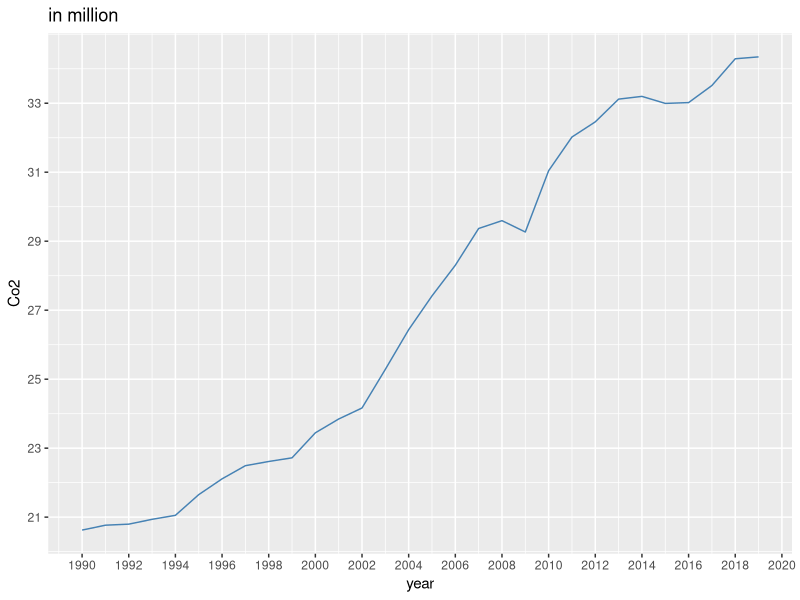
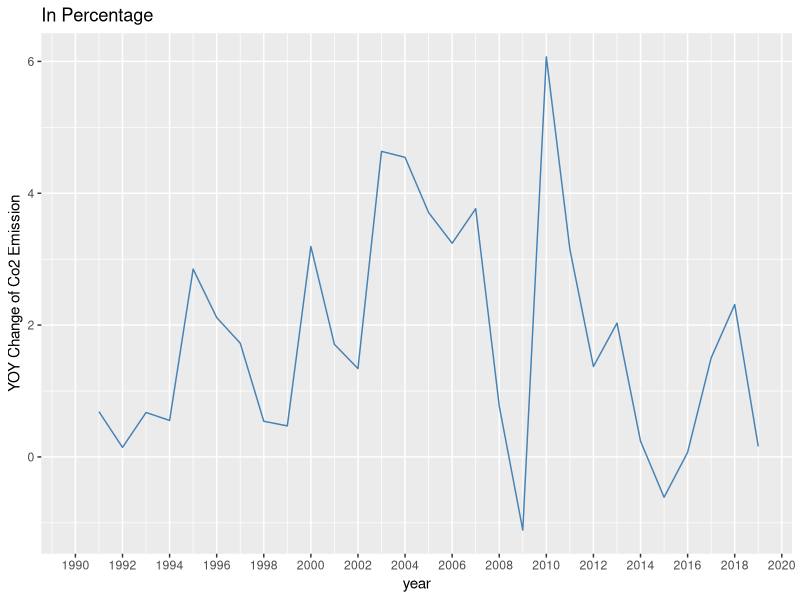
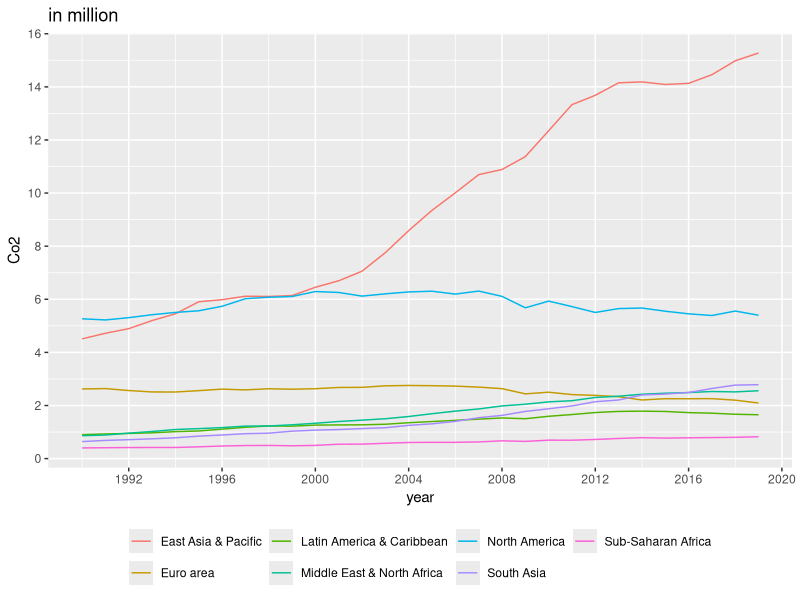
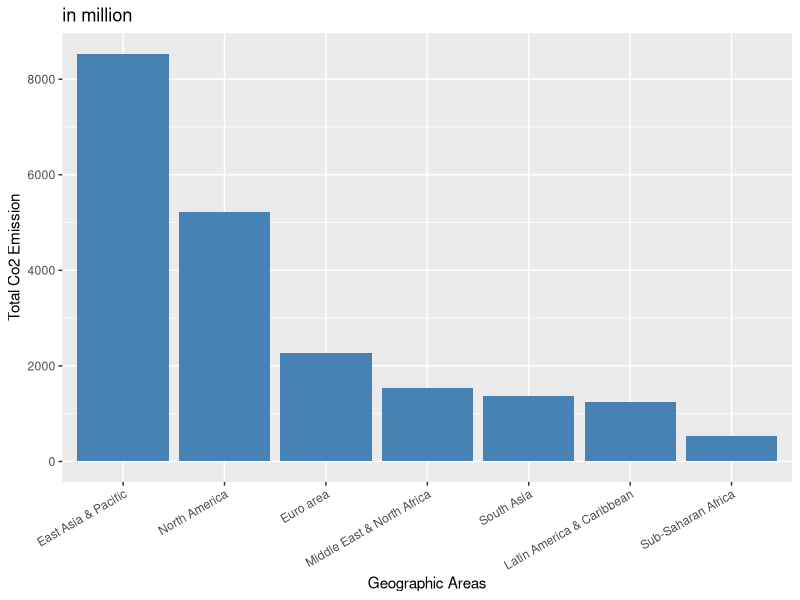
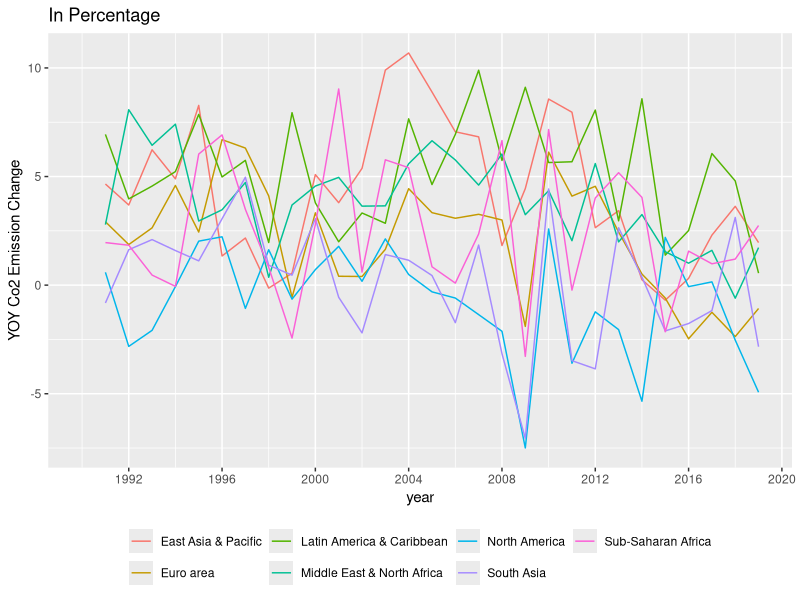
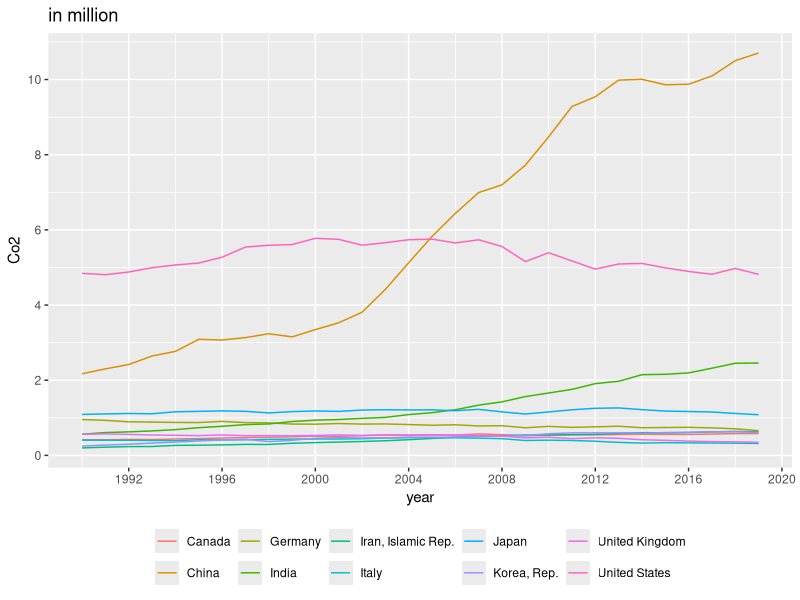
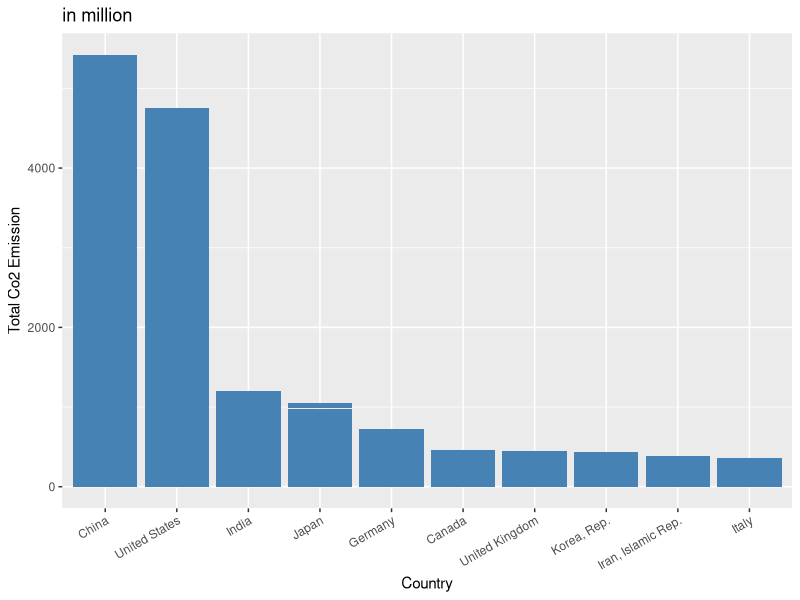
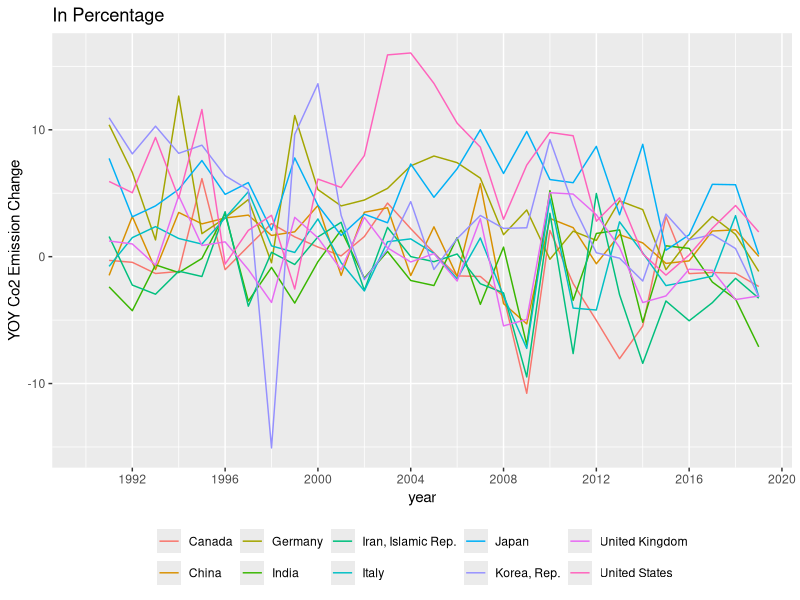

These figures' R source, in order:
## ---- chunk 1
knitr::opts_chunk$set(echo = TRUE)
## ---- chunk 2
setwd("D:/ComputationalTool/RStudy/GlobalClimateChange")
## ---- chunk 3
d <- read.csv("API_EN.ATM.CO2E.KT_DS2_en_csv_v2_4354173.csv", skip = 3)
## ---- chunk 4
library(tidyverse)
## ---- chunk 5
not_all_na <- function(x) any(!is.na(x))
d_comp <- select(d, where(not_all_na),
                            -"Indicator.Name", -"Indicator.Code")
## ---- chunk 6
world <- d_comp[d_comp$Country.Name == "World", ]
world_p <- pivot_longer(world, names_to = "year", values_to = "co2",
                               cols = starts_with("X"))
## ---- chunk 7
world_p$year <- as.numeric(substr(world_p$year, 2, 5))
## ---- chunk 8
library(ggplot2)
p1 <- ggplot(data = world_p, aes(x = year, y = co2/1000000))
p1 + geom_line(color = "steelblue") +
  scale_x_continuous(breaks = seq(1988, 2021, 2)) +
  scale_y_continuous(breaks = seq(17, 34, 2)) + ylab("Co2") +
  ggtitle("in million")
## ---- chunk 9
world_p$change <- (world_p$co2-dplyr::lag(world_p$co2))/dplyr::lag(world_p$co2)*100 
## ---- chunk 10
p1.1 <- ggplot(data = world_p, aes(x=year, y=change))
p1.1 + geom_line(color="steelblue") + 
  scale_x_continuous(breaks=seq(1988,2021,2))+
ylab("YOY Change of Co2 Emission") + 
  ggtitle("In Percentage")
## ---- chunk 11
d_comp$co2_total <- rowSums(d_comp[ ,3:32])
d_comp <- arrange(d_comp, desc(co2_total)) 
## ---- chunk 12
co2_area <- d_comp[d_comp$Country.Name %in% c("East Asia & Pacific", "North America", "Euro area", "Middle East & North Africa", "South Asia", "Latin America & Caribbean", "Sub-Saharan Africa"), ]

## ---- chunk 13
co2_area_p <- pivot_longer(co2_area, names_to="year", values_to = "co2", cols = starts_with("X"))
co2_area_p$year <- as.numeric(substr(co2_area_p$year, 2, 5)) 
co2_area_p <- arrange(co2_area_p, desc(co2_total))

## ---- chunk 14
p2 <- ggplot(data = co2_area_p, aes(x=year, y=co2/1000000, color=Country.Name))
p2 + geom_line() + 
  scale_x_continuous(breaks=seq(1988,2021,4))+
  scale_y_continuous(breaks=seq(0, 16, 2)) + ylab("Co2") + 
  ggtitle("in million") +
  theme(legend.position="bottom", legend.title = element_blank())
## ---- chunk 15
p3 <- ggplot(data = co2_area_p, aes(x=reorder(Country.Name, -co2_total), y=co2_total/1000000))
p3 + geom_bar(stat="identity", fill="steelblue") + 
  ggtitle("in million") +  ylab("Total Co2 Emission") + xlab("Geographic Areas") +
  theme(axis.text.x = element_text(angle = 30, hjust = 1)) 
## ---- chunk 16
co2_area_p %>%
  group_by(Country.Name) %>%
  summarise((co2-dplyr::lag(co2))/dplyr::lag(co2)*100) -> co2_area_p$change
## ---- chunk 17
co2_area_p$change <- co2_area_p$change$`(co2 - dplyr::lag(co2))/dplyr::lag(co2) * 100`
## ---- chunk 18
p2.1 <- ggplot(data = co2_area_p, aes(x=year, y=change, color=Country.Name))
p2.1 + geom_line() + 
  scale_x_continuous(breaks=seq(1988,2021,4))+
ylab("YOY Co2 Emission Change") + 
  ggtitle("In Percentage") +
  theme(legend.position="bottom", legend.title = element_blank())
## ---- chunk 19
country_data <- d_comp[c(15, 17, 30, 32, 36, 43:266), ]
country_10 <- country_data[c(1:8, 10:11), ]
## ---- chunk 20
country_10_pan <- pivot_longer(country_10, names_to="year", values_to = "co2", cols = starts_with("X"))
country_10_pan$year <- as.numeric(substr(country_10_pan$year, 2, 5)) 

## ---- chunk 21
p4 <- ggplot(data = country_10_pan, aes(x=year, y=co2/1000000, color=Country.Name))
p4 + geom_line() + 
  scale_x_continuous(breaks=seq(1988,2021,4))+
  scale_y_continuous(breaks=seq(0, 16, 2)) + ylab("Co2") + 
  ggtitle("in million") +
  theme(legend.position="bottom", legend.title = element_blank())
## ---- chunk 22
p5 <- ggplot(data = country_10_pan, aes(x=reorder(Country.Name, -co2_total), y=co2_total/1000000))
p5 + geom_bar(stat="identity", fill="steelblue") + 
  ggtitle("in million") +  ylab("Total Co2 Emission") + xlab("Country") +
  theme(axis.text.x = element_text(angle = 30, hjust = 1)) 
## ---- chunk 23
country_10_pan %>%
  group_by(Country.Name) %>%
  summarise((co2-dplyr::lag(co2))/dplyr::lag(co2)*100) -> country_10_pan$change
## ---- chunk 24
country_10_pan$change <- country_10_pan$change$`(co2 - dplyr::lag(co2))/dplyr::lag(co2) * 100`
## ---- chunk 25
p2.1 <- ggplot(data = country_10_pan, aes(x=year, y=change, color=Country.Name))
p2.1 + geom_line() + 
  scale_x_continuous(breaks=seq(1988,2021,4))+
ylab("YOY Co2 Emission Change") + 
  ggtitle("In Percentage") +
  theme(legend.position="bottom", legend.title = element_blank())
## ---- chunk 26
p2.2 <- ggplot(data = country_10_pan[1:150, ], aes(x=year, y=change, color=Country.Name))
p2.2 + geom_line() + 
  scale_x_continuous(breaks=seq(1988,2021,4))+
ylab("YOY Co2 Emission Change") + 
  ggtitle("In Percentage") +
  theme(legend.position="bottom", legend.title = element_blank())
